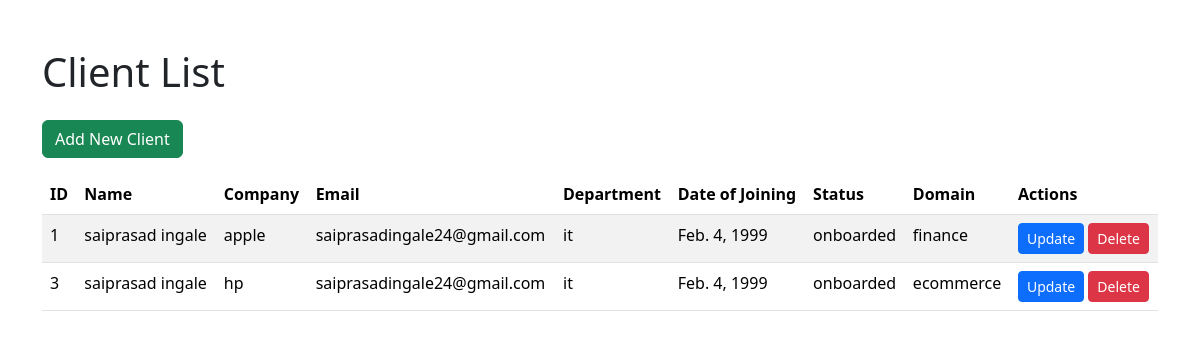
Before: /show/ with the older database file.
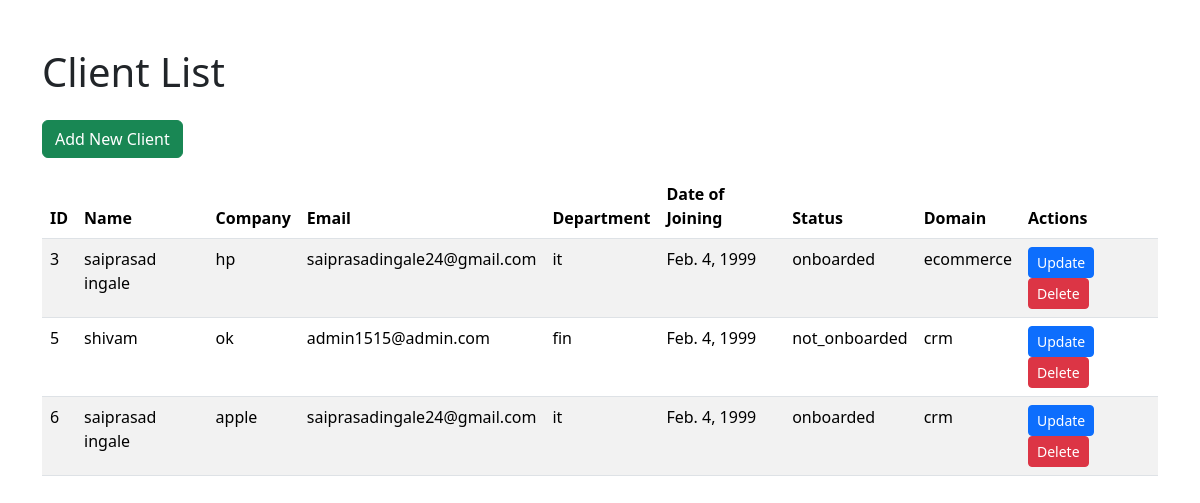
After: the same page with the newer database file.
### ClientApp/models.py (models this page shows)
class ClientModel(models.Model):
    id = models.AutoField(primary_key=True)
    name = models.CharField(max_length=100)
    company = models.CharField(max_length=50)
    email_id = models.EmailField(unique=True)
    department = models.CharField(max_length=50)
    dateofjoining = models.DateField()
    STATUS_CHOICES = [('onboarded', 'Onboarded'),('not_onboarded', 'Not Onboarded'),]
    status = models.CharField(max_length=20, choices=STATUS_CHOICES)
    DOMAIN_CHOICES = [('sass', 'SaaS'),('ecommerce', 'E-Commerce'),('crm', 'CRM'),('erp', 'ERP'),('finance', 'Finance'),]
    projectdomain = models.CharField(max_length=20, choices=DOMAIN_CHOICES)

### ClientApp/views.py (the view)
# urls.py: path('show/',views.ShowClient,name='showurl'),
def ShowClient(request):
    obj = ClientModel.objects.all()
    template_name = 'show.html'
    context = {'obj': obj}
    return render(request, template_name, context)

### templates/show.html (shortened to what this page needs)
<!DOCTYPE html>
<html lang="en">
<head>
    <link href="https://cdn.jsdelivr.net/npm/bootstrap@5.3.3/dist/css/bootstrap.min.css" rel="stylesheet">
</head>
<body>
    <div class="container mt-5">
        <h1 class="mb-4">Client List</h1>
        <a href="{% url 'addurl' %}" class="btn btn-success mb-3">Add New Client</a>
        <table class="table table-striped">
            <thead>
                <tr>
                    <th>ID</th>
                    <th>Name</th>
                    <th>Company</th>
                    <th>Email</th>
                    <th>Department</th>
                    <th>Date of Joining</th>
                    <th>Status</th>
                    <th>Domain</th>
                    <th>Actions</th>
                </tr>
            </thead>
            <tbody>
                {% for client in obj %}
                    <tr>
                        <td>{{ client.id }}</td>
                        <td>{{ client.name }}</td>
                        <td>{{ client.company }}</td>
                        <td>{{ client.email_id }}</td>
                        <td>{{ client.department }}</td>
                        <td>{{ client.dateofjoining }}</td>
                        <td>{{ client.status }}</td>
                        <td>{{ client.projectdomain }}</td>
                        <td>
                            <a href="{% url 'updateurl' client.id %}" class="btn btn-primary btn-sm">Update</a>
                            <a href="{% url 'deleteurl' client.id %}" class="btn btn-danger btn-sm">Delete</a>
                        </td>
                    </tr>
                {% endfor %}
            </tbody>
        </table>
    </div>
</body>
</html>

Changed rows visible on the page:
removed ClientModel: id "1", name "saiprasad ingale", company "apple", email_id "saiprasadingale24@gmail.com", department "it", dateofjoining "Feb. 4, 1999", status "onboarded", projectdomain "finance"
added ClientModel: id "5", name "shivam", company "ok", email_id "admin1515@admin.com", department "fin", dateofjoining "Feb. 4, 1999", status "not_onboarded", projectdomain "crm"
added ClientModel: id "6", name "saiprasad ingale", company "apple", email_id "saiprasadingale24@gmail.com", department "it", dateofjoining "Feb. 4, 1999", status "onboarded", projectdomain "crm"
